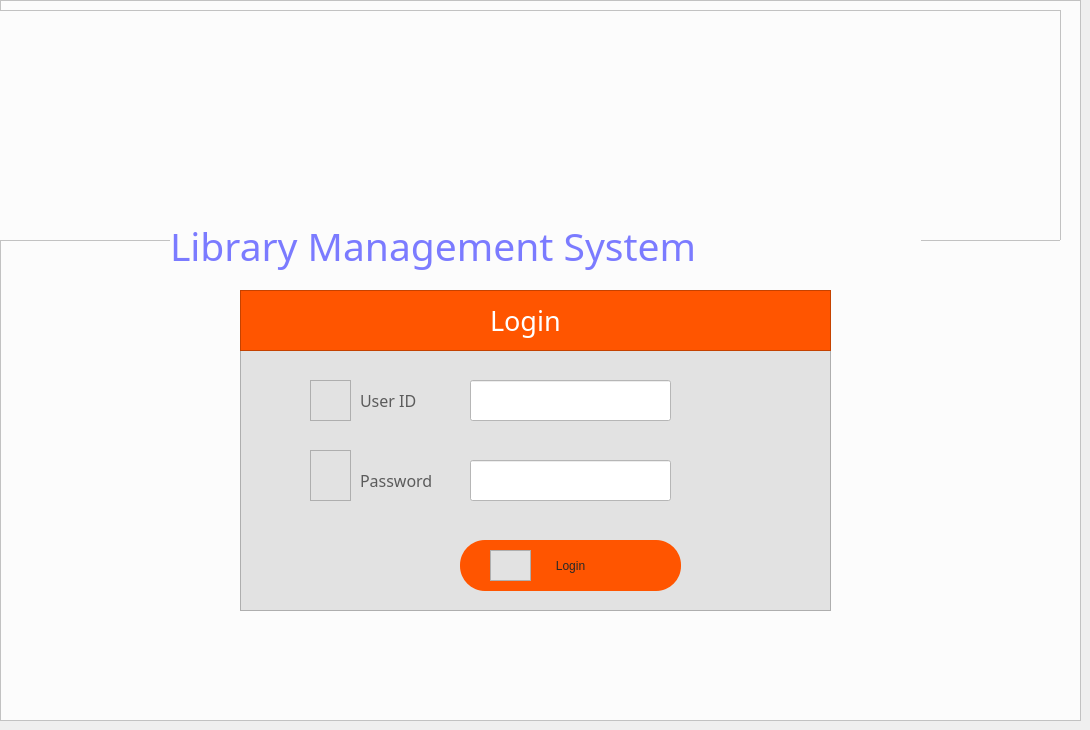
    <widget class="QWidget" name="tab_21">
     <attribute name="title">
      <string>Login</string>
     </attribute>
     <widget class="QFrame" name="frame_89">
      <property name="geometry">
       <rect>
        <x>0</x>
        <y>0</y>
        <width>1081</width>
        <height>721</height>
       </rect>
      </property>
      <property name="styleSheet">
       <string notr="true">background-color: rgb(252, 252, 252);</string>
      </property>
      <property name="frameShape">
       <enum>QFrame::StyledPanel</enum>
      </property>
      <property name="frameShadow">
       <enum>QFrame::Raised</enum>
      </property>
      <widget class="QFrame" name="frame_90">
       <property name="geometry">
        <rect>
         <x>-10</x>
         <y>10</y>
         <width>1071</width>
         <height>231</height>
        </rect>
       </property>
       <property name="styleSheet">
        <string notr="true">image: url(:/newPrefix/icons/librarrry.png);</string>
       </property>
       <property name="frameShape">
        <enum>QFrame::StyledPanel</enum>
       </property>
       <property name="frameShadow">
        <enum>QFrame::Raised</enum>
       </property>
      </widget>
      <widget class="QLabel" name="label_14">
       <property name="geometry">
        <rect>
         <x>170</x>
         <y>220</y>
         <width>751</width>
         <height>51</height>
        </rect>
       </property>
       <property name="font">
        <font>
         <family>hooge 05_55</family>
         <pointsize>29</pointsize>
        </font>
       </property>
       <property name="styleSheet">
        <string notr="true">
color:  rgb(123, 123, 255);
</string>
       </property>
       <property name="text">
        <string>Library Management System</string>
       </property>
      </widget>
      <widget class="QFrame" name="frame_91">
       <property name="geometry">
        <rect>
         <x>240</x>
         <y>290</y>
         <width>591</width>
         <height>321</height>
        </rect>
       </property>
       <property name="styleSheet">
        <string notr="true">background-color: rgb(226, 226, 226);</string>
       </property>
       <property name="frameShape">
        <enum>QFrame::StyledPanel</enum>
       </property>
       <property name="frameShadow">
        <enum>QFrame::Raised</enum>
       </property>
       <widget class="QLabel" name="label_110">
        <property name="geometry">
         <rect>
          <x>10</x>
          <y>20</y>
          <width>131</width>
          <height>61</height>
         </rect>
        </property>
        <property name="font">
         <font>
          <pointsize>9</pointsize>
         </font>
        </property>
        <property name="text">
         <string/>
        </property>
       </widget>
       <widget class="QFrame" name="frame_92">
        <property name="geometry">
         <rect>
          <x>0</x>
          <y>0</y>
          <width>591</width>
          <height>61</height>
         </rect>
        </property>
        <property name="styleSheet">
         <string notr="true">background-color: rgb(255, 85, 0);</string>
        </property>
        <property name="frameShape">
         <enum>QFrame::StyledPanel</enum>
        </property>
        <property name="frameShadow">
         <enum>QFrame::Raised</enum>
        </property>
        <widget class="QLabel" name="label_111">
         <property name="geometry">
          <rect>
           <x>250</x>
           <y>10</y>
           <width>231</width>
           <height>41</height>
          </rect>
         </property>
         <property name="font">
          <font>
           <family>hooge 05_55</family>
           <pointsize>20</pointsize>
          </font>
         </property>
         <property name="styleSheet">
          <string notr="true">color: rgb(255, 255, 255);</string>
         </property>
         <property name="text">
          <string>Login </string>
         </property>
        </widget>
       </widget>
       <widget class="QLineEdit" name="user_id_login">
        <property name="geometry">
         <rect>
          <x>230</x>
          <y>90</y>
          <width>201</width>
          <height>41</height>
         </rect>
        </property>
        <property name="styleSheet">
         <string notr="true">background-color: rgb(255, 255, 255);</string>
        </property>
       </widget>
       <widget class="QLabel" name="label_118">
        <property name="geometry">
         <rect>
          <x>120</x>
          <y>100</y>
          <width>91</width>
          <height>21</height>
         </rect>
        </property>
        <property name="font">
         <font>
          <family>Impact</family>
          <pointsize>12</pointsize>
         </font>
        </property>
        <property name="styleSheet">
         <string notr="true">color: rgb(91, 91, 91);</string>
        </property>
        <property name="text">
         <string>User ID</string>
        </property>
       </widget>
       <widget class="QLabel" name="label_119">
        <property name="geometry">
         <rect>
          <x>120</x>
          <y>180</y>
          <width>91</width>
          <height>21</height>
         </rect>
        </property>
        <property name="font">
         <font>
          <family>Impact</family>
          <pointsize>12</pointsize>
         </font>
        </property>
        <property name="styleSheet">
         <string notr="true">color: rgb(91, 91, 91);</string>
        </property>
        <property name="text">
         <string>Password</string>
        </property>
       </widget>
       <widget class="QLineEdit" name="user_pass_login">
        <property name="geometry">
         <rect>
          <x>230</x>
          <y>170</y>
          <width>201</width>
          <height>41</height>
         </rect>
        </property>
        <property name="styleSheet">
         <string notr="true">background-color: rgb(255, 255, 255);</string>
        </property>
        <property name="echoMode">
         <enum>QLineEdit::Password</enum>
        </property>
       </widget>
       <widget class="QFrame" name="frame_93">
        <property name="geometry">
         <rect>
          <x>70</x>
          <y>90</y>
          <width>41</width>
          <height>41</height>
         </rect>
        </property>
        <property name="styleSheet">
         <string notr="true">image: url(:/newPrefix/icons/user.png);</string>
        </property>
        <property name="frameShape">
         <enum>QFrame::StyledPanel</enum>
        </property>
        <property name="frameShadow">
         <enum>QFrame::Raised</enum>
        </property>
       </widget>
       <widget class="QFrame" name="frame_94">
        <property name="geometry">
         <rect>
          <x>70</x>
          <y>160</y>
          <width>41</width>
          <height>51</height>
         </rect>
        </property>
        <property name="styleSheet">
         <string notr="true">image: url(:/newPrefix/icons/login-password-3.png);</string>
        </property>
        <property name="frameShape">
         <enum>QFrame::StyledPanel</enum>
        </property>
        <property name="frameShadow">
         <enum>QFrame::Raised</enum>
        </property>
       </widget>
       <widget class="QPushButton" name="login_Button">
        <property name="geometry">
         <rect>
          <x>220</x>
          <y>250</y>
          <width>221</width>
          <height>51</height>
         </rect>
        </property>
        <property name="font">
         <font>
          <pointsize>9</pointsize>
         </font>
        </property>
        <property name="styleSheet">
         <string notr="true">QPushButton {
color: rgb(40, 40, 40);
  border-radius: 25px;
	background-color: rgb(255, 85, 0);
}

QPushButton:hover {

background-color: rgb(255, 85, 0);
background-color: rgb(123, 123, 255);

}
</string>
        </property>
        <property name="text">
         <string>Login</string>
        </property>
       </widget>
       <widget class="QFrame" name="frame_95">
        <property name="geometry">
         <rect>
          <x>250</x>
          <y>260</y>
          <width>41</width>
          <height>31</height>
         </rect>
        </property>
        <property name="styleSheet">
         <string notr="true">background-color: rgb(255, 85, 0 / 0%);
image: url(:/newPrefix/icons/5509636.png);</string>
        </property>
        <property name="frameShape">
         <enum>QFrame::StyledPanel</enum>
        </property>
        <property name="frameShadow">
         <enum>QFrame::Raised</enum>
        </property>
       </widget>
       <zorder>login_Button</zorder>
       <zorder>label_110</zorder>
       <zorder>frame_92</zorder>
       <zorder>user_id_login</zorder>
       <zorder>label_118</zorder>
       <zorder>label_119</zorder>
       <zorder>user_pass_login</zorder>
       <zorder>frame_93</zorder>
       <zorder>frame_94</zorder>
       <zorder>frame_95</zorder>
      </widget>
     </widget>
    </widget>
